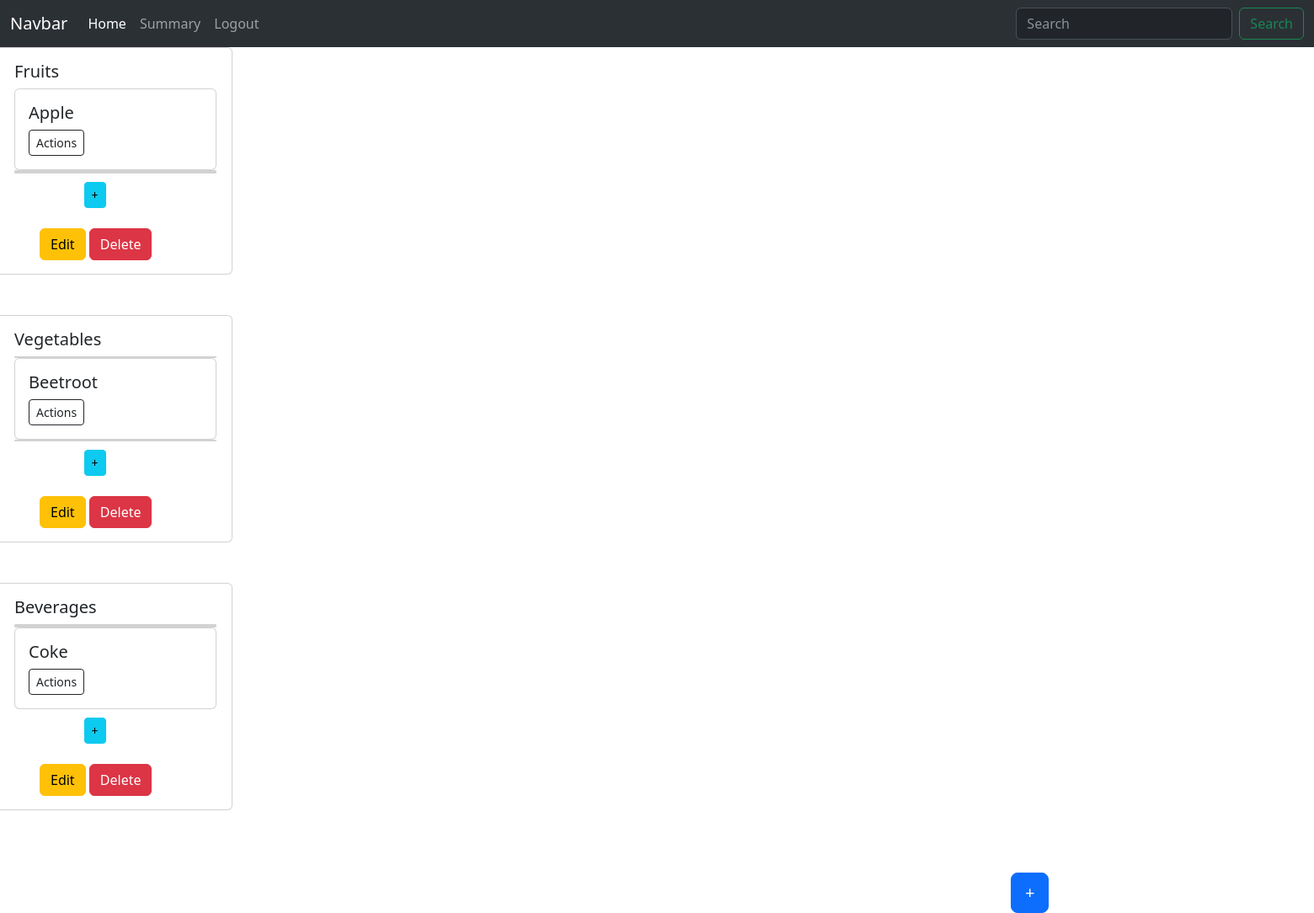
The app's page /manager_dashboard (signed in) with its own data.
### model.py (models this page shows, shortened)
class Category(db.Model):
  c_id = db.Column(db.Integer(), primary_key=True, autoincrement= True)
  c_name = db.Column(db.String(50), nullable=False)
  relation = db.relationship('Products', backref='item')
  def __repr__(self):
    return f"{self.c_name}"

class Products(db.Model):
  p_id = db.Column(db.Integer(), primary_key=True, autoincrement= True)
  p_name = db.Column(db.String(50), nullable=False)
  mfd = db.Column(db.String(10))
  unit = db.Column(db.String(50), nullable=False)
  rate = db.Column(db.Integer(), nullable=False)
  stock = db.Column(db.Integer(), nullable=False)
  section = db.Column(db.Integer(), db.ForeignKey("category.c_id"))

### app.py (the view)
@app.route('/manager_dashboard', methods= ['GET', 'POST'])
def Mdashboard():
  if "manager" in session:
    categories = Category.query.all()
    products = Products.query.all()
    return render_template('manager_dashboard.html', categories=categories, products=products)
  else:
    return render_template('home.html')

### templates/manager_dashboard.html (shortened to what this page needs)
<!DOCTYPE html>
<html lang="en">
<head>
    <link rel="stylesheet" href="	https://cdn.jsdelivr.net/npm/bootstrap@5.3.0/dist/css/bootstrap.min.css">
</head>
<body>
        <nav class="navbar navbar-expand-lg bg-body-tertiary" data-bs-theme="dark">
      <div class="container-fluid">
      <a class="navbar-brand" href="#">Navbar</a>
    <div class="collapse navbar-collapse" id="navbarSupportedContent">
      <ul class="navbar-nav me-auto mb-2 mb-lg-0">
        <li class="nav-item">
          <a class="nav-link active" aria-current="page" href="#">Home</a>
        </li>
        <li class="nav-item">
          <a class="nav-link" href="#">Summary</a>
        </li>
        <li class="nav-item">
            <a class="nav-link" href="{{ url_for('mlogout') }}">Logout</a>
        </li>
      </ul>
      <form class="d-flex" role="search">
        <input class="form-control me-2" type="search" placeholder="Search" aria-label="Search">
        <button class="btn btn-outline-success" type="submit">Search</button>
      </form>
    </div>
  </div>
</nav>
{% if categories|length == 0 %}
<div class="p" id="p">
  <p>No categories or products created</p>
</div>
{% else %}
  {% for category in categories %}
<div class="row g-4">
<div class="card" style="width: 18rem;">
  <div class="card-body">
    <h5 class="card-title">{{ category }}</h5>
    {% if products|length == 0 %}
    <p class="card-text">No products created</p>
    {% else %}
      {% for product in products %}
    <div class="card" style="width: 15rem;">
        {% if product.section == category.c_id %}
      <div class="card-body">
        <h5 class="card-title">{{ product.p_name }}</h5>
        <a href="/action/{{ product.p_id }}" class="btn btn-outline-dark btn-sm">Actions</a>
      </div>
        {% endif %}
    </div>
      {% endfor %}
    {% endif %}
    <div class="col-6 mx-auto">
      <a href="{{ url_for('add_product', c_id=category.c_id) }}"button class="btn btn-primary btn-sm btn btn-info" id="addp" type="button"> + </a button>
    </div> <br>
    <a href="{{ url_for('edit_category', c_id=category.c_id) }}" id="edit" class="btn btn-warning">Edit</a>
    <a href="{{ url_for('delete_category', c_id=category.c_id) }}" class="btn btn-danger">Delete</a>
  </div>
</div>
  {% endfor %}
{% endif %}
</div>
<div class="add" id="add">
  <a href="{{ url_for('add_category') }}" type="button" class="btn btn-primary btn-lg">  + </a button>
</div>
</body>
</html>

### templates/manager_dashboard.html (style rules this page uses)
.add { margin-left: 1200px; padding-top: 50px; }
#addp { margin-top: 10px; margin-left: 25px; }
#edit { margin-left: 30px; }

### records on screen
Category: c_name "Fruits"
Products: p_name "Apple"
Products: p_name "Beetroot"
Products: p_name "Coke"
Category: c_name "Vegetables"
Category: c_name "Beverages"
